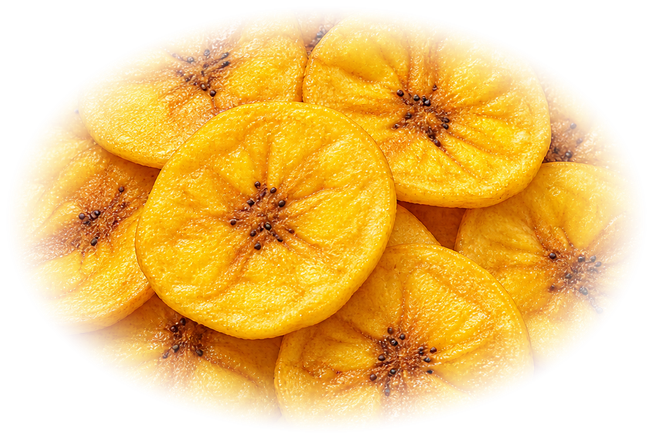
#> input picture sadya-memory/assets/chips.png, 653 x 439 px, found by its file name
$ python cutout_chips.py
#> lines starting #> are read from the running program, lines starting #| are printed output that depends on the picture
"""Cuts assets/chips.png out of the root chips.png.

No rembg/cv2/scipy available in this environment, and per-pixel matting
attempts (adaptive flood fill, local-variance/Laplacian smoothness maps)
kept leaving a visible ring of the source's radial vignette because that
glow is nearly as textured as the chips at the resolution available here.
The vignette is a clean radial gradient centered on the frame though, so
a matched elliptical soft-edge mask removes the black corners and the
glow ring directly and predictably, at the cost of a very slight, evenly
soft-feathered edge on the chip pile itself — a fine trade for a game
texture rendered small on a leaf.
"""
from PIL import Image
import numpy as np

SRC = 'chips.png'
OUT = 'assets/chips.png'

R_IN = 0.50   # fully opaque inside this fraction of the half-dimension
R_OUT = 0.72  # fully transparent beyond this fraction

im = Image.open(SRC).convert('RGB')
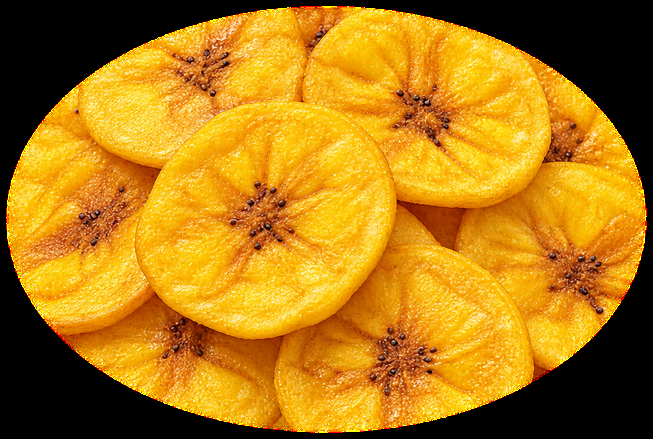
#> im: PIL image 653x439 RGB; mean R, G, B 175.2, 121.8, 19.1
W, H = im.size
#> W = 653; H = 439
cx, cy = W / 2.0, H / 2.0
#> cx = 326.5; cy = 219.5
rx, ry = W / 2.0, H / 2.0
#> rx = 326.5; ry = 219.5

yy, xx = np.mgrid[0:H, 0:W]
r = np.sqrt(((xx - cx) / rx) ** 2 + ((yy - cy) / ry) ** 2)

t = np.clip((r - R_IN) / (R_OUT - R_IN), 0, 1)
alpha = (1 - (3 * t ** 2 - 2 * t ** 3))  # smoothstep falloff

if W >= H:
    newW = 900
    newH = round(H * 900 / W)
#> newH = 605
else:
    newH = 900
    newW = round(W * 900 / H)

# Premultiply before resizing so LANCZOS doesn't blend transparent-region
# background color into the visible edge (straight-alpha resize fringes).
rgb = np.asarray(im).astype(np.float32)
premult = rgb * alpha[:, :, None]
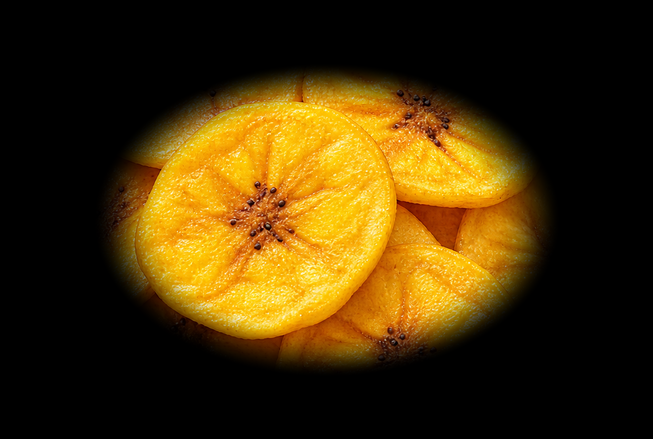
#> premult: shape (439, 653, 3) float64; mean R, G, B 68.7, 48, 7.2
premult_img = Image.fromarray(premult.astype(np.uint8), mode='RGB').resize((newW, newH), Image.LANCZOS)
alpha_img = Image.fromarray((alpha * 255).astype(np.uint8), mode='L').resize((newW, newH), Image.LANCZOS)
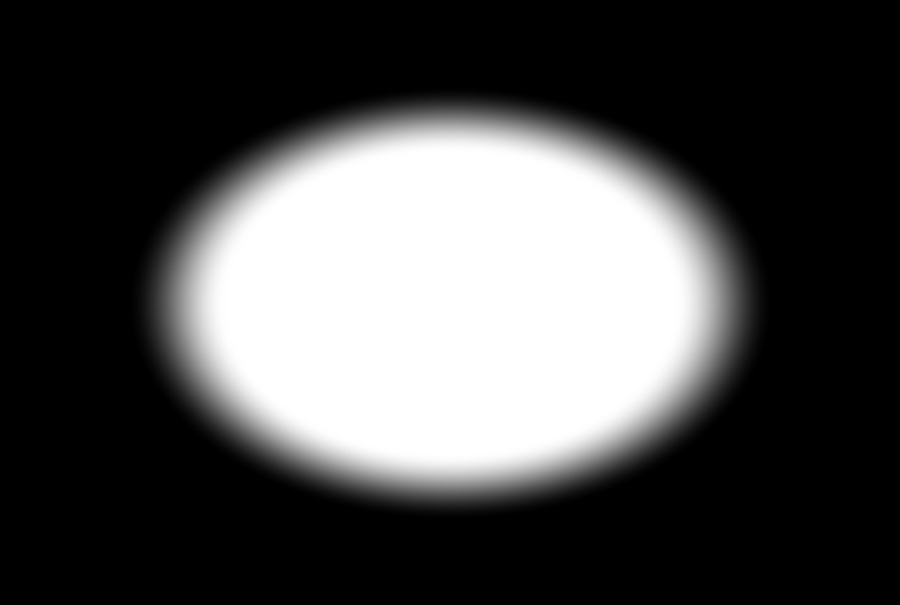
#> alpha_img: PIL image 900x605 L; min 0, max 255, mean 74.9

premult_r = np.asarray(premult_img).astype(np.float32)
alpha_r = np.asarray(alpha_img).astype(np.float32)
safe_a = np.clip(alpha_r, 1, 255)
rgb_r = np.clip(premult_r / (safe_a[:, :, None] / 255.0), 0, 255).astype(np.uint8)
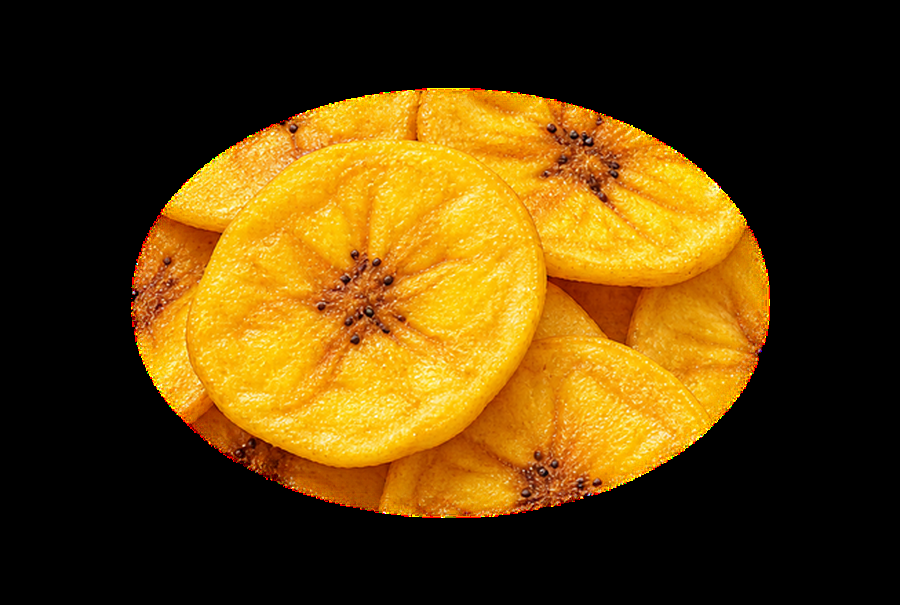
#> rgb_r: shape (605, 900, 3); mean R, G, B 91.5, 62.7, 9.4

from PIL import ImageFilter
alpha_soft = Image.fromarray(alpha_r.astype(np.uint8), mode='L').filter(ImageFilter.GaussianBlur(1.5))
out = Image.fromarray(rgb_r, mode='RGB').convert('RGBA')
out.putalpha(alpha_soft)
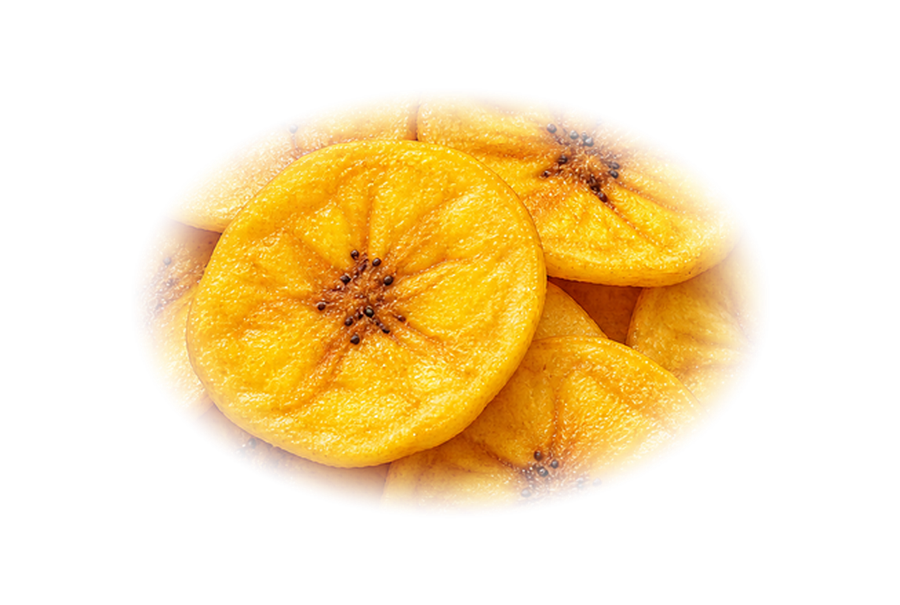
#> out: PIL image 900x605 RGBA; mean R, G, B, A 91.5, 62.7, 9.4, 74.9; transparent parts drawn white

bbox = out.getbbox()
#> bbox = (131, 88, 770, 519)
if bbox:
    l, t2, r2, b = bbox
#> l = 131; t2 = 88; r2 = 770; b = 519
    pad = 6
    l = max(0, l - pad); t2 = max(0, t2 - pad)
#> after `l = max(0, l - pad)`: l = 125
#> after `t2 = max(0, t2 - pad)`: t2 = 82
    r2 = min(newW, r2 + pad); b = min(newH, b + pad)
#> after `r2 = min(newW, r2 + pad)`: r2 = 776
#> after `b = min(newH, b + pad)`: b = 525
    out = out.crop((l, t2, r2, b))
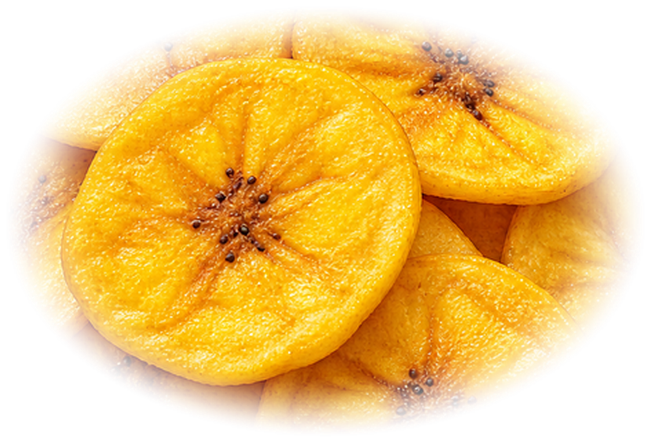
#> out: PIL image 651x443 RGBA; mean R, G, B, A 172.8, 118.5, 17.7, 141.4; transparent parts drawn white

out.save(OUT)
print('saved', OUT, out.size)
#| saved assets/chips.png (651, 443)

$ run again, with sadya-memory/assets/banana.png copied over sadya-memory/assets/chips.png
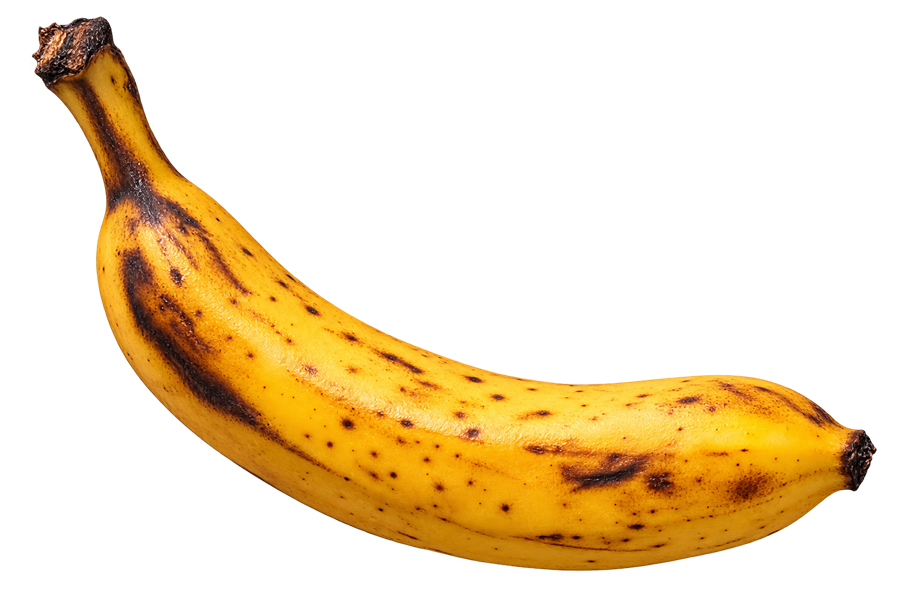
#> input picture sadya-memory/assets/banana.png, 900 x 600 px, found by its file name
#> `out.putalpha(alpha_soft)`:
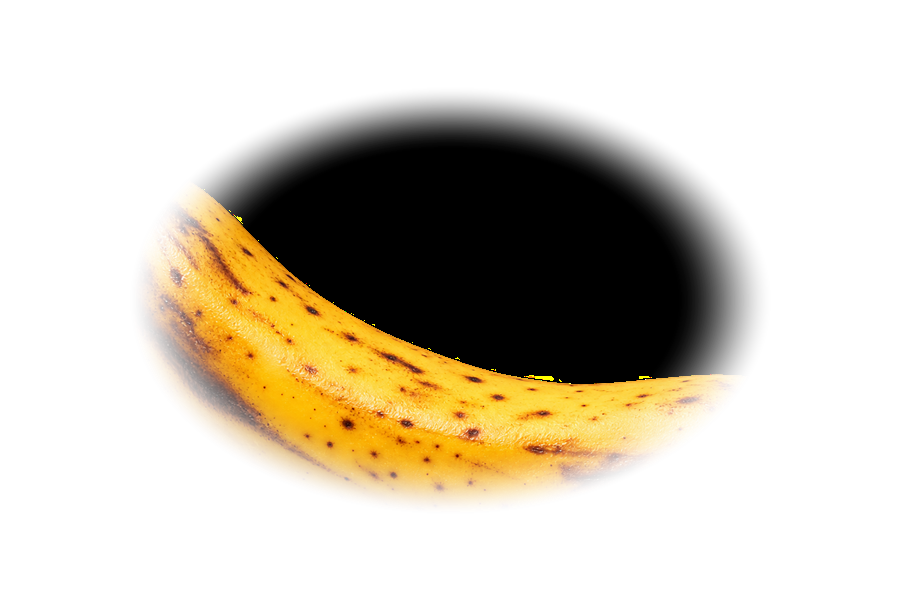
#> out: PIL image 900x600 RGBA; mean R, G, B, A 38, 26.3, 5.4, 74.9; transparent parts drawn white
#> bbox = (130, 87, 771, 514)
#> `l, t2, r2, b = bbox`: l = 130; t2 = 87; r2 = 771; b = 514
#> `l = max(0, l - pad)`: l = 124
#> `t2 = max(0, t2 - pad)`: t2 = 81
#> `r2 = min(newW, r2 + pad)`: r2 = 777
#> `b = min(newH, b + pad)`: b = 520
#> `out = out.crop((l, t2, r2, b))`:
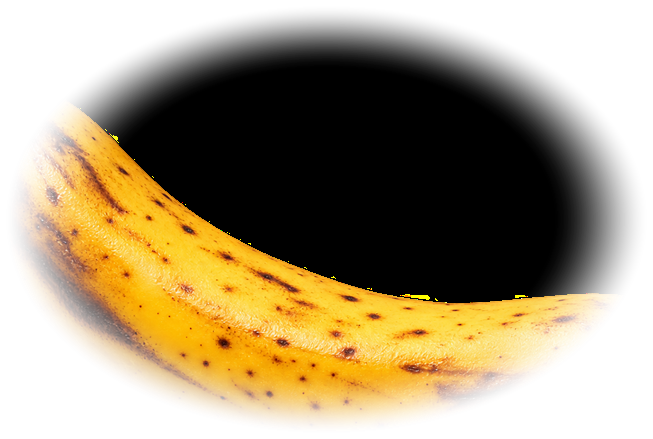
#> out: PIL image 653x439 RGBA; mean R, G, B, A 71.5, 49.6, 10.2, 141.1; transparent parts drawn white
#| saved assets/chips.png (653, 439)

$ run again, with sadya-memory/assets/rice.png copied over sadya-memory/assets/chips.png
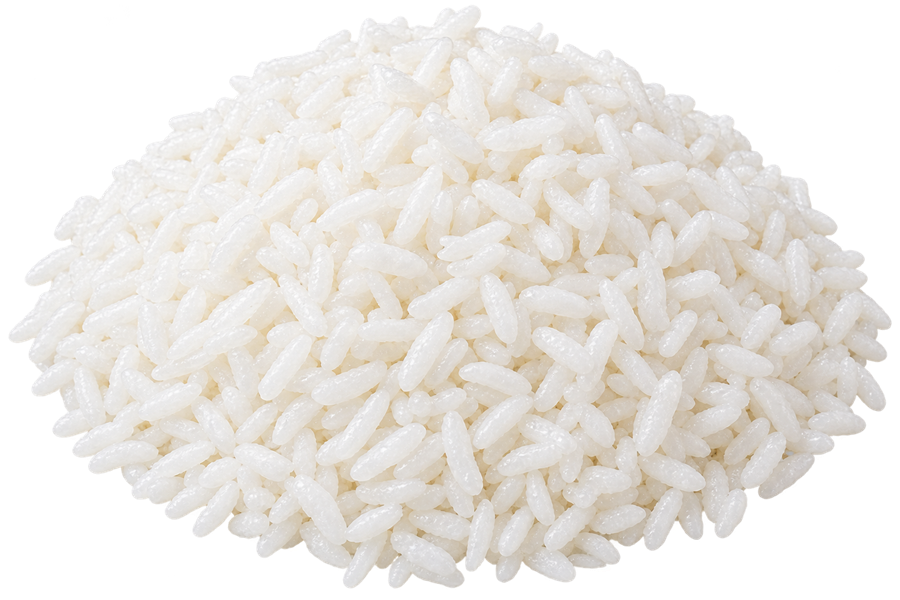
#> input picture sadya-memory/assets/rice.png, 900 x 600 px, found by its file name
#> `out.putalpha(alpha_soft)`:
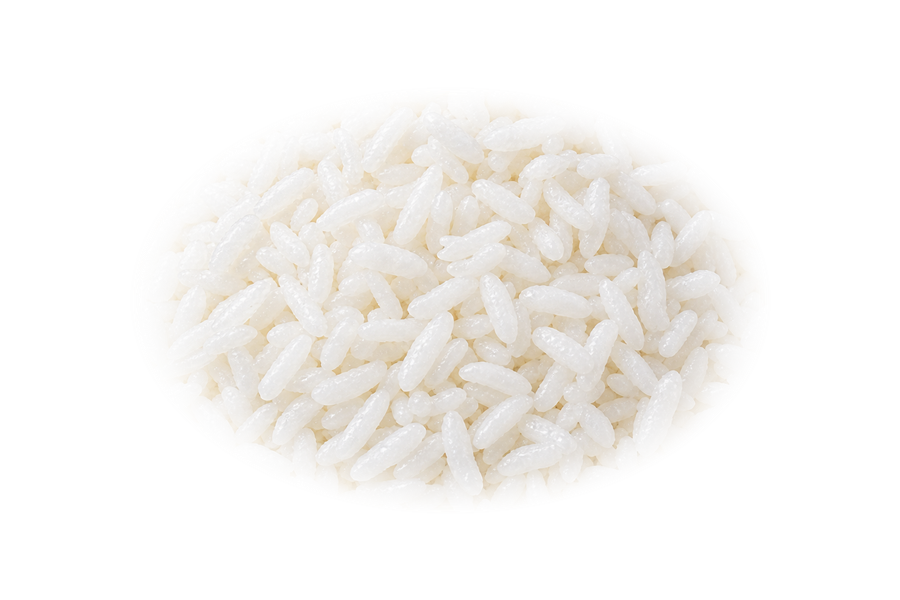
#> out: PIL image 900x600 RGBA; mean R, G, B, A 90.1, 87.7, 84.4, 74.9; transparent parts drawn white
#> bbox = (130, 87, 771, 514)
#> `l, t2, r2, b = bbox`: l = 130; t2 = 87; r2 = 771; b = 514
#> `l = max(0, l - pad)`: l = 124
#> `t2 = max(0, t2 - pad)`: t2 = 81
#> `r2 = min(newW, r2 + pad)`: r2 = 777
#> `b = min(newH, b + pad)`: b = 520
#> `out = out.crop((l, t2, r2, b))`:
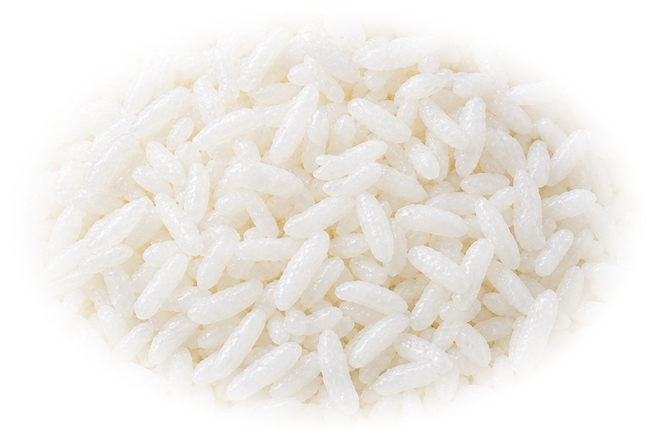
#> out: PIL image 653x439 RGBA; mean R, G, B, A 169.8, 165.3, 159, 141.1; transparent parts drawn white
#| saved assets/chips.png (653, 439)
